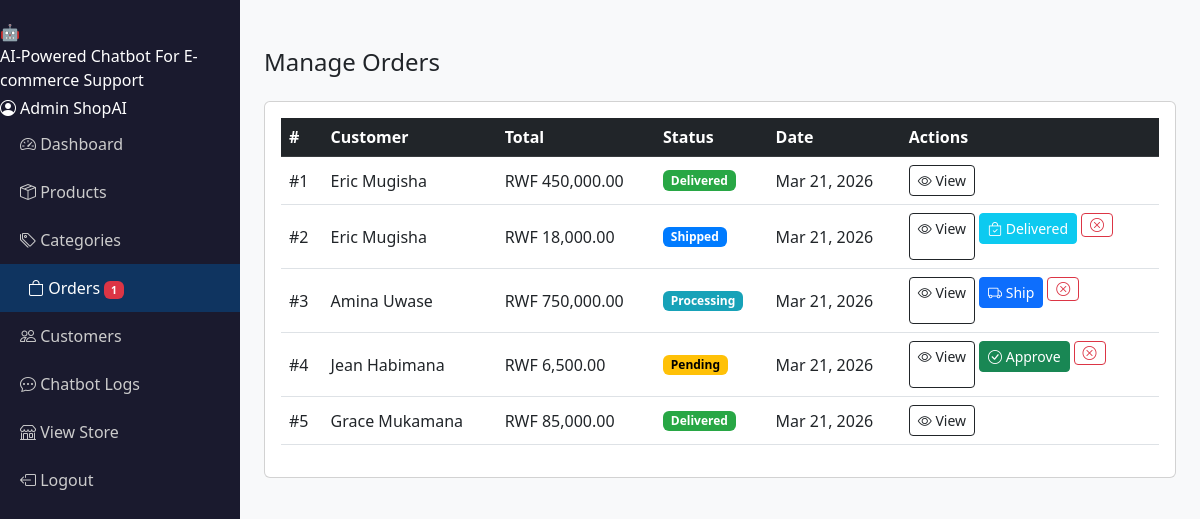
The app's page /admin/orders.php (signed in) with its own data.
### tables this page shows
CREATE TABLE orders (
    id INT AUTO_INCREMENT PRIMARY KEY,
    user_id INT NOT NULL,
    total_price DECIMAL(12,2) NOT NULL,
    status ENUM('pending','processing','shipped','delivered','cancelled') DEFAULT 'pending',
    address TEXT,
    payment_method VARCHAR(50) DEFAULT 'cod',
    created_at TIMESTAMP DEFAULT CURRENT_TIMESTAMP,
    FOREIGN KEY (user_id) REFERENCES users(id) ON DELETE CASCADE
);

CREATE TABLE users (
    id INT AUTO_INCREMENT PRIMARY KEY,
    name VARCHAR(100) NOT NULL,
    email VARCHAR(150) UNIQUE NOT NULL,
    password VARCHAR(255) NOT NULL,
    role ENUM('customer','admin') DEFAULT 'customer',
    phone VARCHAR(20),
    address TEXT,
    created_at TIMESTAMP DEFAULT CURRENT_TIMESTAMP
);

### admin/orders.php (the view, shortened to what this page needs)
<<?php require_once 'includes/admin_header.php'; ?>
<?php
$orders = $conn->query("SELECT o.*, u.name as customer FROM orders o JOIN users u ON o.user_id=u.id ORDER BY o.created_at DESC");
?>
<div class="admin-content">
    <h4 class="mb-4">Manage Orders</h4>
    <div class="card p-3">
        <table class="table table-hover align-middle">
            <thead class="table-dark">
                <tr><th>#</th><th>Customer</th><th>Total</th><th>Status</th><th>Date</th><th>Actions</th></tr>
            </thead>
            <tbody>
            <?php while ($o = $orders->fetch_assoc()): ?>
            <tr>
                <td>#<?= $o['id'] ?></td>
                <td><?= htmlspecialchars($o['customer']) ?></td>
                <td>RWF <?= number_format($o['total_price'], 2) ?></td>
                <td><span class="badge status-<?= $o['status'] ?>"><?= ucfirst($o['status']) ?></span></td>
                <td><?= date('M d, Y', strtotime($o['created_at'])) ?></td>
                <td class="d-flex gap-1 flex-wrap">
                    <a href="?view=<?= $o['id'] ?>" class="btn btn-sm btn-outline-dark">
                        <i class="bi bi-eye"></i> View
                    </a>
                    <?php if ($o['status'] === 'pending'): ?>
                    <form method="POST" class="d-inline">
                        <button class="btn btn-sm btn-success" onclick="return confirm('Approve Order #<?= $o['id'] ?>?')">
                            <i class="bi bi-check-circle"></i> Approve
                        </button>
                    </form>
                    <?php endif; ?>
                    <?php if ($o['status'] === 'processing'): ?>
                    <form method="POST" class="d-inline">
                        <button class="btn btn-sm btn-primary" onclick="return confirm('Mark Order #<?= $o['id'] ?> as Shipped?')">
                            <i class="bi bi-truck"></i> Ship
                        </button>
                    </form>
                    <?php endif; ?>
                    <?php if ($o['status'] === 'shipped'): ?>
                    <form method="POST" class="d-inline">
                        <button class="btn btn-sm btn-info text-white" onclick="return confirm('Mark Order #<?= $o['id'] ?> as Delivered?')">
                            <i class="bi bi-bag-check"></i> Delivered
                        </button>
                    </form>
                    <?php endif; ?>
                    <?php if (!in_array($o['status'], ['delivered','cancelled'])): ?>
                    <form method="POST" class="d-inline">
                        <button class="btn btn-sm btn-outline-danger" onclick="return confirm('Cancel Order #<?= $o['id'] ?>?')">
                            <i class="bi bi-x-circle"></i>
                        </button>
                    </form>
                    <?php endif; ?>
                </td>
            </tr>
            <?php endwhile; ?>
            </tbody>
        </table>
    </div>
</div>
<?php require_once 'includes/admin_footer.php'; ?>

### ecommerce-chatbot/assets/css/style.css (style rules this page uses)
body { font-family: 'Segoe UI', sans-serif; background: #f8f9fa; }
.admin-content { margin-left: 240px; padding: 24px; }
.status-pending { background: #ffc107; color: #000; }
.status-processing { background: #17a2b8; color: #fff; }
.status-shipped { background: #007bff; color: #fff; }
.status-delivered { background: #28a745; color: #fff; }

### records on screen
orders: id "1", user.name "Eric Mugisha", total_price "450,000.00", status "Delivered", created_at "Mar 21, 2026"
orders: id "2", user.name "Eric Mugisha", total_price "18,000.00", status "Shipped", created_at "Mar 21, 2026"
orders: id "3", user.name "Amina Uwase", total_price "750,000.00", status "Processing", created_at "Mar 21, 2026"
orders: id "4", user.name "Jean Habimana", total_price "6,500.00", status "Pending", created_at "Mar 21, 2026"
orders: id "5", user.name "Grace Mukamana", total_price "85,000.00", status "Delivered", created_at "Mar 21, 2026"

### other values on screen
SITE_NAME "AI-Powered Chatbot For E-commerce Support"
$_SESSION['user_name'] "Admin ShopAI"
$label "Dashboard"
$label "Products"
$label "Categories"
$label "Orders"
$pending_count "1"
$label "Customers"
$label "Chatbot Logs"
$label "View Store"
